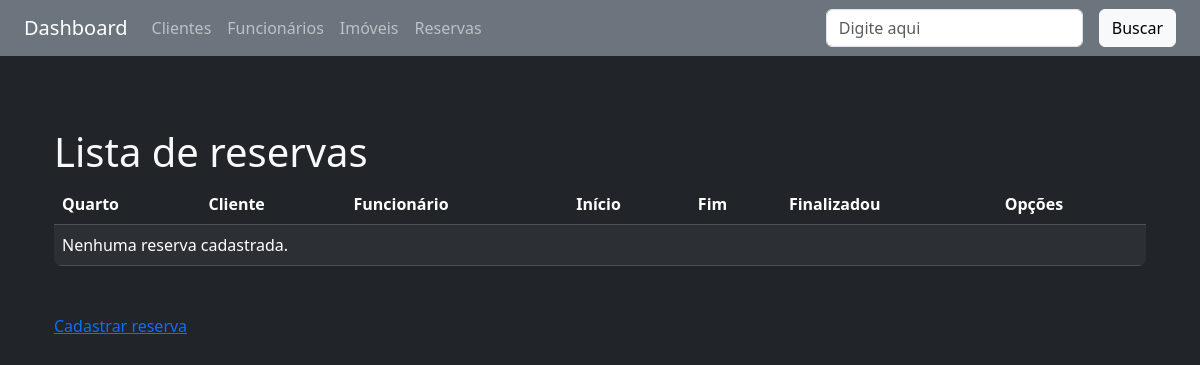
/imoveis/reservas/imovel/, run on an earlier commit of the app's database.
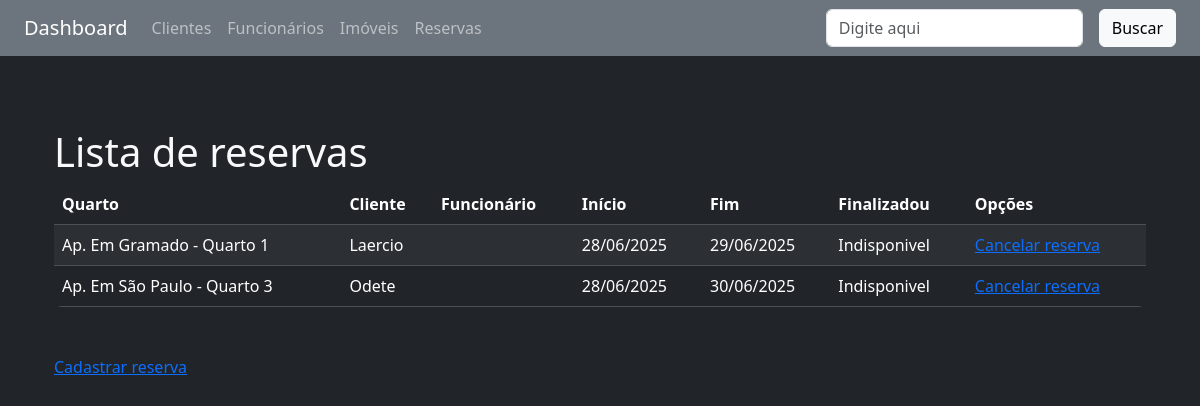
And on a later commit of the database.
### imoveis/models.py (models this page shows, shortened)
class Reserva(models.Model):
    quarto = models.ForeignKey(Quarto, on_delete=models.RESTRICT)
    cliente = models.ForeignKey(Cliente, on_delete=models.RESTRICT)
    data_inicio = models.DateField()
    data_fim = models.DateField()
    ativo = models.BooleanField(default=True)
    class Meta:
        unique_together = ('quarto', 'data_inicio', 'data_fim')

class Quarto(models.Model):
    imovel = models.ForeignKey(
        Imovel, related_name='quartos', on_delete=models.RESTRICT)
    nome = models.CharField(max_length=50)
    disponibilidade = models.BooleanField(default=True)
    ativo = models.BooleanField(default=True)
    def __str__(self):
        return self.nome

### clientes/models.py (models this page shows, shortened)
class Cliente(models.Model):
    nome = models.CharField(max_length=100)
    email = models.EmailField(unique=True)
    telefone = models.CharField(max_length=20)
    cpf = models.CharField(max_length=14, unique=True)
    data_nascimento = models.DateField(null=True, blank=True)
    ativo = models.BooleanField(default=True)
    def __str__(self):
        return self.nome

### imoveis/views.py (the view)
# urls.py: path('reservas/<campo>/', reservas, name='lista_reservas'),
def reservas(request, campo):
    query = request.GET.get('busca', '')
    if campo == 'cliente' and query:
        reservas = Reserva.objects.filter(
            ativo=True, cliente__nome__icontains=query)
    else:
        reservas = Reserva.objects.filter(ativo=True)
    if campo:
        campo_ordenacao = ORDENACAO_RESERVAS_LOOKUP.get(campo)
        reservas = reservas.order_by(campo_ordenacao)
    dados = {'reservas': reservas, 'ativos': True}
    return render(request, 'reservas/lista.html', dados)

### imoveis/templates/reservas/lista.html
{% extends 'base.html' %}
{% block content %}
<div class="container-sm mt-5">
    <h1 class="h1">Lista de reservas</h1>
</div>
<div class="container-sm mt-2">
    <div class="bg-dark rounded-3 overflow-hidden">
        <table cellpadding="5" cellspacing="1" class="table table-dark table-striped mb-0">
            <thead>
                <tr>
                    <th>Quarto</th>
                    <th>Cliente</th>
                    <th>Funcionário</th>
                    <th>Início</th>
                    <th>Fim</th>
                    <th>Finalizadou</th>
                    <th>Opções</th>
                </tr>
            </thead>
            <tbody>
                {% for reserva in reservas %}
                <tr>
                    <td>{{ reserva.quarto }}</td>
                    <td>{{ reserva.cliente }}</td>
                    <td>{{ reserva.funcionario }}</td>
                    <td>{{ reserva.data_inicio|date:"d/m/Y" }}</td>
                    <td>{{ reserva.data_fim|date:"d/m/Y" }}</td>
                    {% if imovel.disponivel %}
                    <td>Disponivel</td>
                    {% else %}
                    <td>Indisponivel</td>
                    {% endif %}
                    <td><a href="#">Cancelar reserva</a></td>
                </tr>
                {% empty %}
                <tr>
                    <td colspan="7">Nenhuma reserva cadastrada.</td>
                </tr>
                {% endfor %}
            </tbody>
        </table>
    </div>
</div>
<div class="container-sm mt-5">
    <a href="{% url 'imoveis:cadastrar_reserva' %}">Cadastrar reserva</a>
</div>
{% endblock %}

What changed in the data, as far as the page shows it:
added Reserva: quarto "Ap. Em Gramado - Quarto 1", cliente "Laercio", data_inicio "28/06/2025", data_fim "29/06/2025"
added Reserva: quarto "Ap. Em São Paulo - Quarto 3", cliente "Odete", data_inicio "28/06/2025", data_fim "30/06/2025"
Also different on the page:
text no longer shown: "Nenhuma reserva cadastrada."
